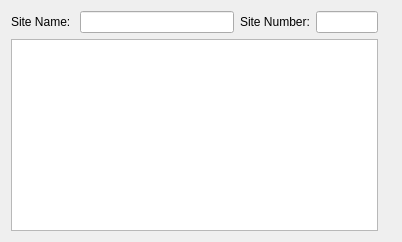
             <widget class="QWidget" name="tab_summary_premeasurement">
              <property name="sizePolicy">
               <sizepolicy hsizetype="Expanding" vsizetype="Expanding">
                <horstretch>0</horstretch>
                <verstretch>0</verstretch>
               </sizepolicy>
              </property>
              <attribute name="title">
               <string>Premeasurement</string>
              </attribute>
              <layout class="QGridLayout" name="gridLayout_7">
               <item row="0" column="0">
                <layout class="QVBoxLayout" name="verticalLayout_2">
                 <item>
                  <layout class="QHBoxLayout" name="horizontalLayout_3" stretch="1,5,1,2">
                   <item>
                    <widget class="QLabel" name="label_site_name">
                     <property name="frameShape">
                      <enum>QFrame::NoFrame</enum>
                     </property>
                     <property name="text">
                      <string>Site Name: </string>
                     </property>
                    </widget>
                   </item>
                   <item>
                    <widget class="QLineEdit" name="ed_site_name"/>
                   </item>
                   <item>
                    <widget class="QLabel" name="label_site_number">
                     <property name="text">
                      <string>Site Number:</string>
                     </property>
                    </widget>
                   </item>
                   <item>
                    <widget class="QLineEdit" name="ed_site_number"/>
                   </item>
                  </layout>
                 </item>
                 <item>
                  <layout class="QHBoxLayout" name="horizontalLayout_5" stretch="3">
                   <item>
                    <widget class="QTableWidget" name="table_premeas">
                     <property name="font">
                      <font>
                       <pointsize>10</pointsize>
                      </font>
                     </property>
                    </widget>
                   </item>
                  </layout>
                 </item>
                </layout>
               </item>
               <item row="0" column="1">
                <widget class="QLabel" name="txt_site_name">
                 <property name="text">
                  <string/>
                 </property>
                </widget>
               </item>
              </layout>
             </widget>
